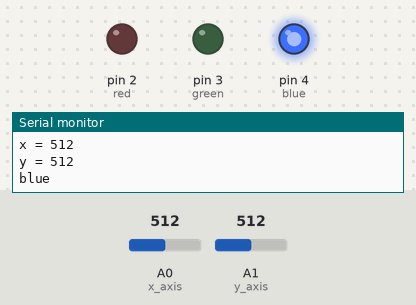
Bench run of a sketch on a simulated Arduino Uno, built with avr-gcc and run on an emulated ATmega328P. Parts: output pins drawn as LEDs (lit = HIGH), the last lines printed to the serial monitor. The test bench sets the inputs (shaded band); at power-on: A0 (x_axis) = 512, A1 (y_axis) = 512.

Above: at 1.8 s.
1.9 s: A0 (x_axis) set to 541
At 3.2 s:
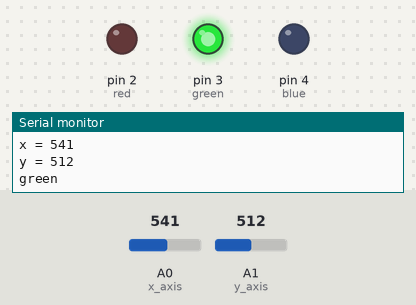
3.5 s: A0 (x_axis) set to 1003
5.2 s: A0 (x_axis) set to 1021
At 6.6 s:
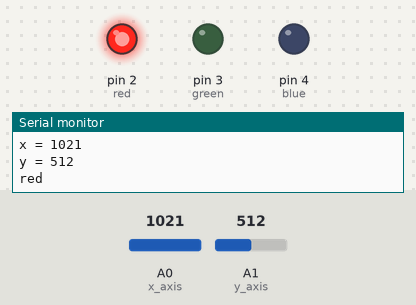
7.5 s: A0 (x_axis) set to 900
At 9.2 s:
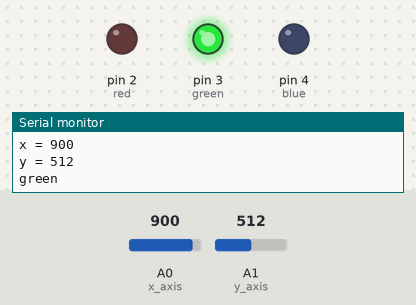
9.5 s: A0 (x_axis) set to 1023
At 10.9 s:
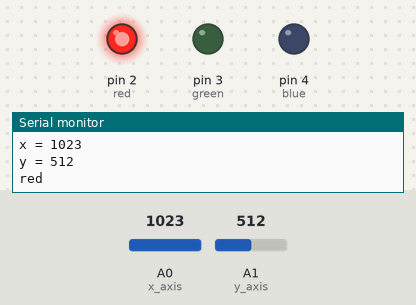
Timing chart, 0 to 12.5 s (numbered marks = the images above; inputs shaded):
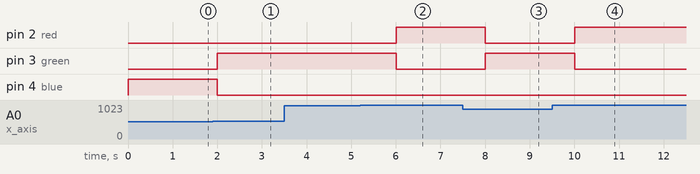

Measured:
- the behaviour switches between 524 and 525 on A0 (x_axis) (found by bisection; images 0 and 1)
- the behaviour switches between 1020 and 1021 on A0 (x_axis) (found by bisection; images 1 and 2)
- after the input at 1.9 s, pin 3 (green): LOW → HIGH after 0.10 s; pin 4 (blue): HIGH → LOW after 0.10 s
- after the input at 5.2 s, pin 2 (red): LOW → HIGH after 0.81 s; pin 3 (green): HIGH → LOW after 0.81 s
- after the input at 7.5 s, pin 2 (red): HIGH → LOW after 0.51 s; pin 3 (green): LOW → HIGH after 0.51 s
- after the input at 9.5 s, pin 2 (red): LOW → HIGH after 0.51 s; pin 3 (green): HIGH → LOW after 0.51 s

The sketch:

Lab8_03.ino
```cpp
void setup() {
  pinMode(A0,INPUT);  // x axis
  pinMode(A1,INPUT);  // y axis
  Serial.begin(9600);
  pinMode(2,OUTPUT);  // red
  pinMode(3,OUTPUT);  // green
  pinMode(4,OUTPUT);  // blue
}

int x,y;

void loop() {

  x = analogRead(A0);
  y = analogRead(A1);
  Serial.print("x = ");Serial.println(x);
  Serial.print("y = ");Serial.println(y);

  if (500 < y < 506 && x < 524)
  {
    digitalWrite(2,LOW);
    digitalWrite(3,LOW);
    digitalWrite(4,HIGH);
    Serial.println("blue");
    delay(1000);
  }
  if ( 500 < y < 506 && x > 524 && x < 1020)
  {
    digitalWrite(4,LOW);
    digitalWrite(2,LOW);
    digitalWrite(3,HIGH);
    Serial.println("green");
    delay(1000);
  }
  if (500 < y < 506 && x > 1020  )
  {
    digitalWrite(3,LOW);
    digitalWrite(4,LOW);
    digitalWrite(2,HIGH);
    Serial.println("red");
    delay(1000);
  }
}
```
